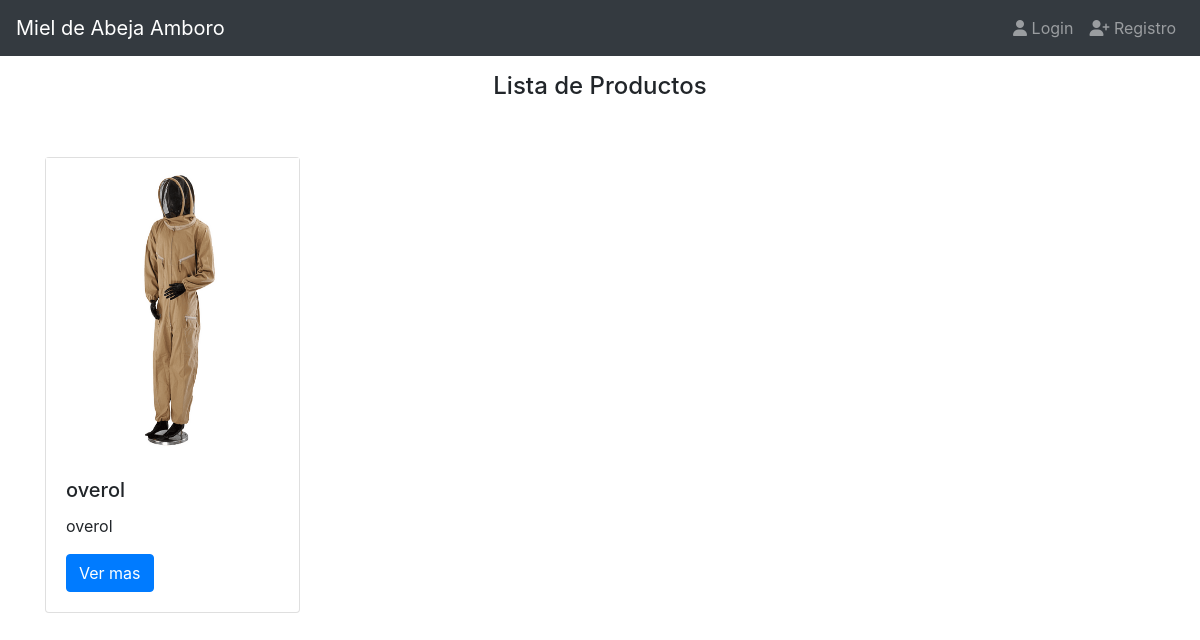
The page / on the database its author committed.
### products/models.py (models this page shows, shortened)
class Product(models.Model):
    tittle =models.CharField(max_length=50)
    description=models.TextField()
    price=models.DecimalField(max_digits=8, decimal_places=2, default=0.0)
    slug=models.SlugField(null=False, blank=False, unique=True)
    image=models.ImageField(upload_to='products/',null=False, blank=False)
    created_at=models.DateTimeField(auto_now_add=True)

### products/views.py (the view)
# urls.py: path('', ProductListView.as_view(), name='index'),
class ProductListView(ListView):
    template_name='index.html'
    queryset=Product.objects.all().order_by('-id')
    def get_context_data(self, **kwargs):
        context = super().get_context_data(**kwargs)
        context['message']='Lista de Productos'
        return context

### templates/index.html
  {%extends 'base.html' %}
  {%block content%}
  <div class="col">
    <h4 class="text-center">{{message}}</h4>
    <div class="row">
      {%for object in product_list%}
        <div class="col-3 mt-5">
          {%include 'products/snippets/product.html' with product=object%}
        </div>
      {%endfor%}
    </div>
  </div>
  {%endblock%}

### products/templates/products/snippets/product.html
<div class="card h-100">
  {% if product.image %}
    <img src="{{ product.image.url }}" alt="Imagen del Producto" height="300" >
  {% endif %}
  <div class="card-body">
    <h5 class="card-title">{{product.tittle}}</h5>
    <p class="card-text">{{ product.description }}</p>
    <a href="#"class="btn btn-primary">Ver mas</a>
  </div>
</div>

### rows shown on the page
Product: image (picture), tittle "overol", description "overol"

### other values the page prints
{{ message }} "Lista de Productos"
